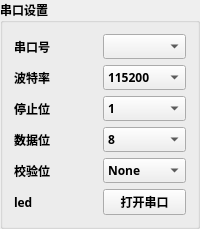
        <widget class="QGroupBox" name="groupBox_2">
         <property name="font">
          <font>
           <family>微软雅黑</family>
           <weight>75</weight>
           <bold>true</bold>
          </font>
         </property>
         <property name="title">
          <string>串口设置</string>
         </property>
         <layout class="QGridLayout" name="gridLayout_2">
          <item row="0" column="0">
           <widget class="QLabel" name="label">
            <property name="font">
             <font>
              <family>微软雅黑</family>
              <weight>75</weight>
              <bold>true</bold>
             </font>
            </property>
            <property name="text">
             <string>串口号</string>
            </property>
           </widget>
          </item>
          <item row="0" column="1">
           <widget class="QComboBox" name="box_portName">
            <property name="font">
             <font>
              <family>微软雅黑</family>
              <weight>75</weight>
              <bold>true</bold>
             </font>
            </property>
           </widget>
          </item>
          <item row="1" column="0">
           <widget class="QLabel" name="label_2">
            <property name="font">
             <font>
              <family>微软雅黑</family>
              <weight>75</weight>
              <bold>true</bold>
             </font>
            </property>
            <property name="text">
             <string>波特率</string>
            </property>
           </widget>
          </item>
          <item row="1" column="1">
           <widget class="QComboBox" name="box_baudrate">
            <property name="minimumSize">
             <size>
              <width>81</width>
              <height>20</height>
             </size>
            </property>
            <property name="font">
             <font>
              <family>微软雅黑</family>
              <weight>75</weight>
              <bold>true</bold>
             </font>
            </property>
            <item>
             <property name="text">
              <string>115200</string>
             </property>
            </item>
            <item>
             <property name="text">
              <string>9600</string>
             </property>
            </item>
            <item>
             <property name="text">
              <string>19200</string>
             </property>
            </item>
            <item>
             <property name="text">
              <string>38400</string>
             </property>
            </item>
            <item>
             <property name="text">
              <string>460800</string>
             </property>
            </item>
            <item>
             <property name="text">
              <string>256000</string>
             </property>
            </item>
            <item>
             <property name="text">
              <string>128000</string>
             </property>
            </item>
            <item>
             <property name="text">
              <string>57600</string>
             </property>
            </item>
            <item>
             <property name="text">
              <string>76800</string>
             </property>
            </item>
            <item>
             <property name="text">
              <string>14400</string>
             </property>
            </item>
            <item>
             <property name="text">
              <string>43000</string>
             </property>
            </item>
            <item>
             <property name="text">
              <string>4800</string>
             </property>
            </item>
            <item>
             <property name="text">
              <string>2400</string>
             </property>
            </item>
           </widget>
          </item>
          <item row="2" column="0">
           <widget class="QLabel" name="label_3">
            <property name="font">
             <font>
              <family>微软雅黑</family>
              <weight>75</weight>
              <bold>true</bold>
             </font>
            </property>
            <property name="text">
             <string>停止位</string>
            </property>
           </widget>
          </item>
          <item row="2" column="1">
           <widget class="QComboBox" name="box_stopBit">
            <property name="minimumSize">
             <size>
              <width>81</width>
              <height>20</height>
             </size>
            </property>
            <property name="font">
             <font>
              <family>微软雅黑</family>
              <weight>75</weight>
              <bold>true</bold>
             </font>
            </property>
            <item>
             <property name="text">
              <string>1</string>
             </property>
            </item>
            <item>
             <property name="text">
              <string>1.5</string>
             </property>
            </item>
            <item>
             <property name="text">
              <string>2</string>
             </property>
            </item>
           </widget>
          </item>
          <item row="3" column="0">
           <widget class="QLabel" name="label_4">
            <property name="font">
             <font>
              <family>微软雅黑</family>
              <weight>75</weight>
              <bold>true</bold>
             </font>
            </property>
            <property name="text">
             <string>数据位</string>
            </property>
           </widget>
          </item>
          <item row="3" column="1">
           <widget class="QComboBox" name="box_dataBits">
            <property name="minimumSize">
             <size>
              <width>81</width>
              <height>20</height>
             </size>
            </property>
            <property name="font">
             <font>
              <family>微软雅黑</family>
              <weight>75</weight>
              <bold>true</bold>
             </font>
            </property>
            <item>
             <property name="text">
              <string>8</string>
             </property>
            </item>
            <item>
             <property name="text">
              <string>7</string>
             </property>
            </item>
            <item>
             <property name="text">
              <string>6</string>
             </property>
            </item>
            <item>
             <property name="text">
              <string>5</string>
             </property>
            </item>
           </widget>
          </item>
          <item row="4" column="0">
           <widget class="QLabel" name="label_5">
            <property name="font">
             <font>
              <family>微软雅黑</family>
              <weight>75</weight>
              <bold>true</bold>
             </font>
            </property>
            <property name="text">
             <string>校验位</string>
            </property>
           </widget>
          </item>
          <item row="4" column="1">
           <widget class="QComboBox" name="box_parityBit">
            <property name="minimumSize">
             <size>
              <width>81</width>
              <height>20</height>
             </size>
            </property>
            <property name="font">
             <font>
              <family>微软雅黑</family>
              <weight>75</weight>
              <bold>true</bold>
             </font>
            </property>
            <item>
             <property name="text">
              <string>None</string>
             </property>
            </item>
            <item>
             <property name="text">
              <string>Odd</string>
             </property>
            </item>
            <item>
             <property name="text">
              <string>Even</string>
             </property>
            </item>
           </widget>
          </item>
          <item row="5" column="0">
           <widget class="QLabel" name="label_69">
            <property name="minimumSize">
             <size>
              <width>50</width>
              <height>0</height>
             </size>
            </property>
            <property name="text">
             <string>led</string>
            </property>
           </widget>
          </item>
          <item row="5" column="1">
           <widget class="QPushButton" name="btn_openPort">
            <property name="minimumSize">
             <size>
              <width>0</width>
              <height>20</height>
             </size>
            </property>
            <property name="font">
             <font>
              <family>微软雅黑</family>
              <weight>75</weight>
              <bold>true</bold>
             </font>
            </property>
            <property name="text">
             <string>打开串口</string>
            </property>
           </widget>
          </item>
         </layout>
        </widget>
